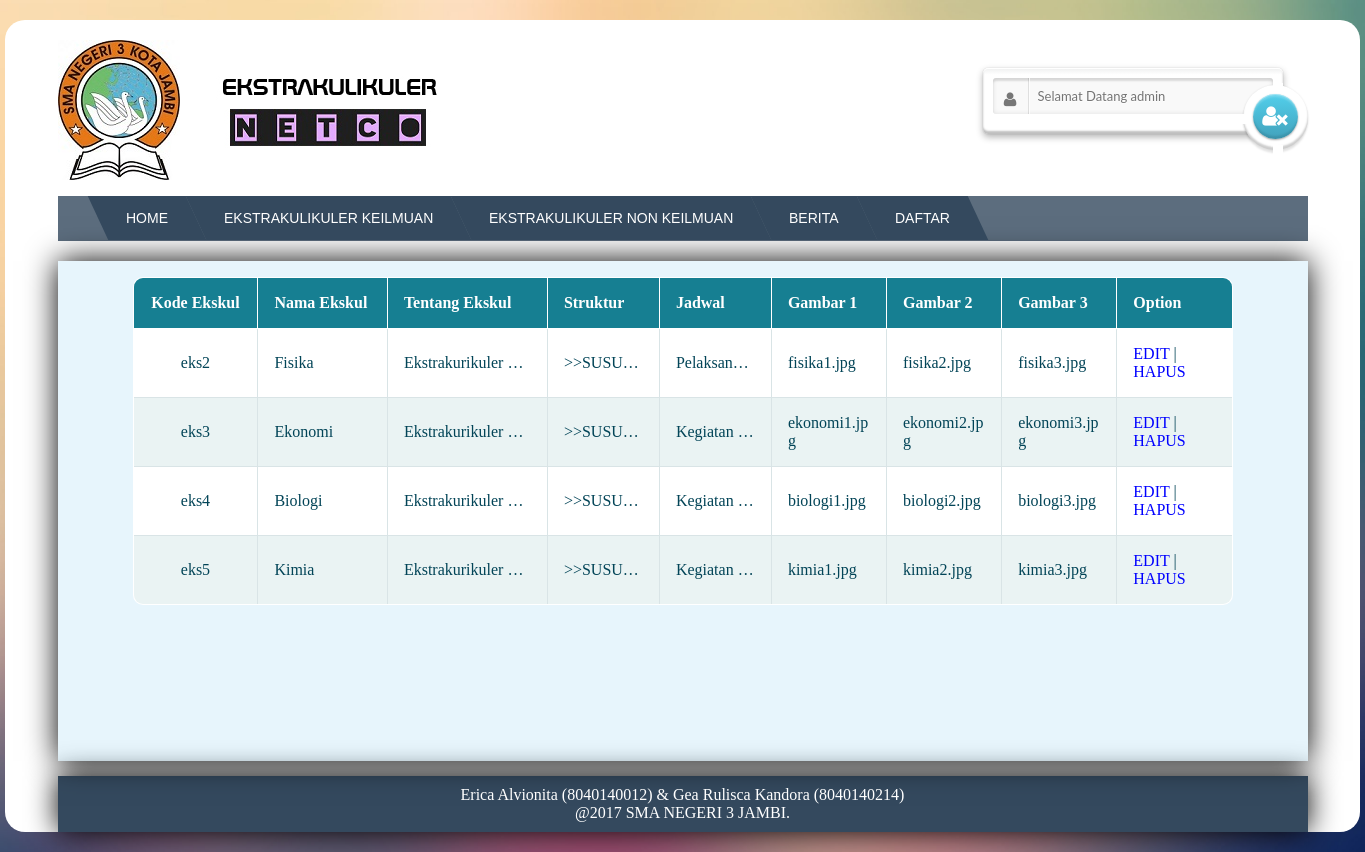
/home.php?page=tampil_ekskul_keilmuan.php (signed in), run on the app's committed database.
### tables this page shows
CREATE TABLE `ekskul_keilmuan` (
  `kode_ekskul` varchar(20) NOT NULL,
  `nama_ekskul` varchar(20) NOT NULL,
  `tentang_ekskul` text NOT NULL,
  `struktur` text NOT NULL,
  `jadwal` text NOT NULL,
  `img1` varchar(200) NOT NULL,
  `img2` varchar(200) NOT NULL,
  `img3` varchar(200) NOT NULL
);

### tampil_ekskul_keilmuan.php (the view, shortened to what this page needs)
<?php
$sql=mysql_query("SELECT * from ekskul_keilmuan");
?>
<table class="responstable">
  <tr>
    <th>Kode Ekskul</th>
    <th>Nama Ekskul</th>
    <th width="160px;">Tentang Ekskul</th>
    <th>Struktur</th>
    <th>Jadwal</th>
    <th>Gambar 1</th>
    <th>Gambar 2</th>
    <th>Gambar 3</th>
    <th>Option</th>
  </tr>
  <?php
    while($record=mysql_fetch_array($sql)){
  ?>
  <tr>
    <td><?php echo $record['kode_ekskul'];?></td>
    <td><?php echo $record['nama_ekskul'];?></td>
    <td id="appadd"><?php echo $record['tentang_ekskul'];?></td>
    <td id="appadd"><?php echo $record['struktur'];?></td>
    <td id="appadd"><?php echo $record['jadwal'];?></td>
    <td><?php echo $record['img1'];?></td>
    <td><?php echo $record['img2'];?></td>
    <td><?php echo $record['img3'];?></td>
    <td><a href="home.php?page=edit_ekskul_keilmuan.php&kode=<?php echo $record['kode_ekskul']; ?>">EDIT</a> | <a href="proses_hapus_ekskul.php?kode=<?php echo $record['kode_ekskul'];?>&page=ekskul_keilmuan" onclick="return confirm('Apakah kamu yakin ingin menghapus data ini ?');">HAPUS</a></td>
  </tr>
  <?php
    }
  ?>
</table>

### style.css (style rules this page uses)
body { margin:20px 0px 20px 0px; background: url(gambar/b.jpg) fixed; background-repeat: no-repeat; background-size: 100%; }
table { border-collapse: collapse; }
table, th, td { border: 1px solid black; }
a, a:visited { text-decoration:none; color: blue; }
html { box-sizing: border-box; }
*, *:before, *:after { box-sizing: inherit; }
body { background-color: #3498db; }

### tampil_ekskul_keilmuan.php (style rules this page uses)
#appadd { white-space: nowrap; overflow: hidden; width: 10px; height: 10px; text-overflow: ellipsis; }
.responstable { margin: 1em 0; width: 1100px; overflow: hidden; background: #FFF; color: #024457; border-radius: 10px; border: 1px solid #167F92; }
.responstable tr { border: 1px solid #D9E4E6; }
.responstable tr:nth-child(odd) { background-color: #EAF3F3; }
.responstable th { display: none; border: 1px solid #FFF; background-color: #167F92; color: #FFF; padding: 1em; }
.responstable th:first-child { display: table-cell; text-align: center; }
.responstable th:nth-child(2) { display: table-cell; }
.responstable th:nth-child(2):after { content: attr(data-th); }
@media (min-width: 480px) { .responstable th:nth-child(2):after { display: none; } }
.responstable td { display: block; word-wrap: break-word; max-width: 7em; }
.responstable td:first-child { display: table-cell; text-align: center; border-right: 1px solid #D9E4E6; }
@media (min-width: 480px) { .responstable td { border: 1px solid #D9E4E6; } }
.responstable th, .responstable td { text-align: left; margin: .5em 1em; }
@media (min-width: 480px) { .responstable th, .responstable td { display: table-cell; padding: 1em; } }

### data on the page
ekskul_keilmuan: kode_ekskul "eks2", nama_ekskul "Fisika", tentang_ekskul "Ekstrakurikuler…", struktur ">>SUSU…", jadwal "Pelaksan…", img1 "fisika1.jpg", img2 "fisika2.jpg", img3 "fisika3.jpg"
ekskul_keilmuan: kode_ekskul "eks3", nama_ekskul "Ekonomi", tentang_ekskul "Ekstrakurikuler…", struktur ">>SUSU…", jadwal "Kegiatan…", img1 "ekonomi1.jpg", img2 "ekonomi2.jpg", img3 "ekonomi3.jpg"
ekskul_keilmuan: kode_ekskul "eks4", nama_ekskul "Biologi", tentang_ekskul "Ekstrakurikuler…", struktur ">>SUSU…", jadwal "Kegiatan…", img1 "biologi1.jpg", img2 "biologi2.jpg", img3 "biologi3.jpg"
ekskul_keilmuan: kode_ekskul "eks5", nama_ekskul "Kimia", tentang_ekskul "Ekstrakurikuler…", struktur ">>SUSU…", jadwal "Kegiatan…", img1 "kimia1.jpg", img2 "kimia2.jpg", img3 "kimia3.jpg"
